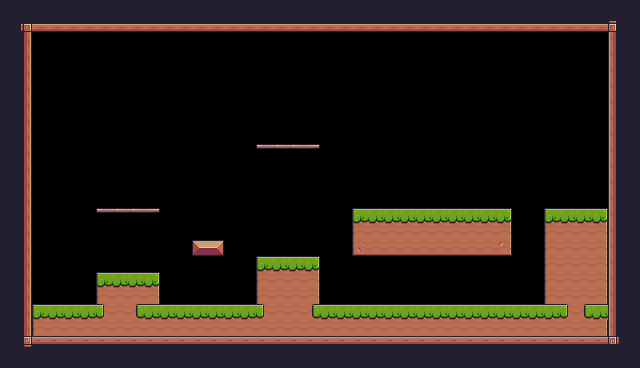

Below is a game level as drawn by its tile map, then a one-line description and the .tmx file that defines it, in full:
An orthogonal 40x23 tile map with 16x16 px tiles, 1 tile layer (Background) and 39 objects (14x Spikes, 10x Fruit, 9x Border, 2x Platform, Player, ...).

<map version="1.10" tiledversion="1.10.2" orientation="orthogonal" renderorder="right-down" width="40" height="23" tilewidth="16" tileheight="16" infinite="0" nextlayerid="4" nextobjectid="64">
 <tileset firstgid="1" source="another_pixelart_platformer.tsx" />
 <layer id="1" name="Background" width="40" height="23">
  <properties>
   <property name="BackgroundColor" value="Yellow" />
  </properties>
  <data encoding="csv">
112,112,112,112,112,112,112,112,112,112,112,112,112,112,112,112,112,112,112,112,112,112,112,112,112,112,112,112,112,112,112,112,112,112,112,112,112,112,112,112,
112,92,134,134,134,134,134,134,134,134,134,134,134,134,134,134,134,134,134,134,134,134,134,134,134,134,134,134,134,134,134,134,134,134,134,134,134,134,93,112,
112,113,0,0,0,0,0,0,0,0,0,0,0,0,0,0,0,0,0,0,0,0,0,0,0,0,0,0,0,0,0,0,0,0,0,0,0,0,111,112,
112,113,0,0,0,0,0,0,0,0,0,0,0,0,0,0,0,0,0,0,0,0,0,0,0,0,0,0,0,0,0,0,0,0,0,0,0,0,111,112,
112,113,0,0,0,0,0,0,0,0,0,0,0,0,0,0,0,0,0,0,0,0,0,0,0,0,0,0,0,0,0,0,0,0,0,0,0,0,111,112,
112,113,0,0,0,0,0,0,0,0,0,0,0,0,0,0,0,0,0,0,0,0,0,0,0,0,0,0,0,0,0,0,0,0,0,0,0,0,111,112,
112,113,0,0,0,0,0,0,0,0,0,0,0,0,0,0,0,0,0,0,0,0,0,0,0,0,0,0,0,0,0,0,0,0,0,0,0,0,111,112,
112,113,0,0,0,0,0,0,0,0,0,0,0,0,0,0,0,0,0,0,0,0,0,0,0,0,0,0,0,0,0,0,0,0,0,0,0,0,111,112,
112,113,0,0,0,0,0,0,0,0,0,0,0,0,0,0,0,0,0,0,0,0,0,0,0,0,0,0,0,0,0,0,0,0,0,0,0,0,111,112,
112,113,0,0,0,0,0,0,0,0,0,0,0,0,0,0,40,41,41,42,0,0,0,0,0,0,0,0,0,0,0,0,0,0,0,0,0,0,111,112,
112,113,0,0,0,0,0,0,0,0,0,0,0,0,0,0,0,0,0,0,0,0,0,0,0,0,0,0,0,0,0,0,0,0,0,0,0,0,111,112,
112,113,0,0,0,0,0,0,0,0,0,0,0,0,0,0,0,0,0,0,0,0,0,0,0,0,0,0,0,0,0,0,0,0,0,0,0,0,111,112,
112,113,0,0,0,0,0,0,0,0,0,0,0,0,0,0,0,0,0,0,0,0,0,0,0,0,0,0,0,0,0,0,0,0,0,0,0,0,111,112,
112,113,0,0,0,0,40,41,41,42,0,0,0,0,0,0,0,0,0,0,0,0,7,8,8,8,8,8,8,8,8,9,0,0,7,8,8,9,111,112,
112,113,0,0,0,0,0,0,0,0,0,0,0,0,0,0,0,0,0,0,0,0,29,30,30,30,30,30,30,30,30,31,0,0,29,30,30,31,111,112,
112,113,0,0,0,0,0,0,0,0,0,0,13,15,0,0,0,0,0,0,0,0,51,52,52,52,52,52,52,52,52,53,0,0,29,30,30,31,111,112,
112,113,0,0,0,0,0,0,0,0,0,0,0,0,0,0,7,8,8,9,0,0,0,0,0,0,0,0,0,0,0,0,0,0,29,30,30,31,111,112,
112,113,0,0,0,0,7,8,8,9,0,0,0,0,0,0,29,30,30,31,0,0,0,0,0,0,0,0,0,0,0,0,0,0,29,30,30,31,111,112,
112,113,0,0,0,0,29,30,30,31,0,0,0,0,0,0,29,30,30,31,0,0,0,0,0,0,0,0,0,0,0,0,0,0,29,30,30,31,111,112,
112,113,7,8,8,8,33,30,32,8,8,8,8,8,8,8,33,30,30,32,8,8,8,8,8,8,8,8,8,8,8,8,8,8,8,33,32,8,111,112,
112,113,29,30,30,30,30,30,30,30,30,30,30,30,30,30,30,30,30,30,30,30,30,30,30,30,30,30,30,30,30,30,30,30,30,30,30,31,111,112,
112,114,90,90,90,90,90,90,90,90,90,90,90,90,90,90,90,90,90,90,90,90,90,90,90,90,90,90,90,90,90,90,90,90,90,90,90,90,115,112,
112,112,112,112,112,112,112,112,112,112,112,112,112,112,112,112,112,112,112,112,112,112,112,112,112,112,112,112,112,112,112,112,112,112,112,112,112,112,112,112
</data>
 </layer>
 <objectgroup id="3" name="Collisions">
  <object id="4" type="Border" x="0" y="32" width="32" height="272" />
  <object id="5" type="Border" x="608" y="32" width="32" height="272" />
  <object id="6" type="Border" x="0" y="0" width="640" height="32" />
  <object id="7" type="Border" x="0" y="304" width="640" height="64" />
  <object id="8" type="Border" x="96" y="272" width="64" height="32" />
  <object id="9" type="Border" x="256" y="256" width="64" height="48" />
  <object id="10" type="Border" x="352" y="208" width="160" height="48" />
  <object id="11" type="Border" x="544" y="208" width="64" height="96" />
  <object id="12" type="Border" x="192" y="240" width="32" height="16" />
  <object id="13" name="Platform" type="Platform" x="96" y="208" width="64" height="16" />
  <object id="16" name="Platform" type="Platform" x="256" y="144" width="64" height="16" />
 </objectgroup>
 <objectgroup id="2" name="SpawnPoints">
  <object id="1" name="Player" type="Player" x="48" y="272" width="32" height="32" />
  <object id="2" name="Saw" type="Saw" x="144" y="288" width="32" height="32">
   <properties>
    <property name="isVertical" type="bool" value="false" />
    <property name="offsetNeg" type="float" value="0" />
    <property name="offsetPos" type="float" value="6" />
   </properties>
  </object>
  <object id="3" name="Chicken" type="Chicken" x="480" y="176" width="32" height="32">
   <properties>
    <property name="offsetNeg" type="float" value="9" />
    <property name="offsetPos" type="float" value="1" />
   </properties>
  </object>
  <object id="36" name="Checkpoint" type="Checkpoint" x="544" y="144" width="64" height="64" />
  <object id="37" name="Strawberry" type="Fruit" x="96" y="176" width="32" height="32" />
  <object id="38" name="Strawberry" type="Fruit" x="128" y="176" width="32" height="32" />
  <object id="42" name="Cherries" type="Fruit" x="192" y="208" width="32" height="32" />
  <object id="43" name="Apple" type="Fruit" x="256" y="112" width="32" height="32" />
  <object id="44" name="Bananas" type="Fruit" x="464" y="144" width="32" height="32" />
  <object id="45" name="Bananas" type="Fruit" x="368" y="144" width="32" height="32" />
  <object id="46" name="Spikes" type="Spikes" x="320" y="288" width="16" height="16" />
  <object id="47" name="Spikes" type="Spikes" x="336" y="288" width="16" height="16" />
  <object id="48" name="Spikes" type="Spikes" x="384" y="288" width="16" height="16" />
  <object id="49" name="Spikes" type="Spikes" x="352" y="288" width="16" height="16" />
  <object id="50" name="Spikes" type="Spikes" x="368" y="288" width="16" height="16" />
  <object id="51" name="Spikes" type="Spikes" x="400" y="288" width="16" height="16" />
  <object id="52" name="Spikes" type="Spikes" x="416" y="288" width="16" height="16" />
  <object id="53" name="Spikes" type="Spikes" x="432" y="288" width="16" height="16" />
  <object id="54" name="Spikes" type="Spikes" x="448" y="288" width="16" height="16" />
  <object id="55" name="Spikes" type="Spikes" x="464" y="288" width="16" height="16" />
  <object id="56" name="Spikes" type="Spikes" x="480" y="288" width="16" height="16" />
  <object id="57" name="Spikes" type="Spikes" x="496" y="288" width="16" height="16" />
  <object id="58" name="Spikes" type="Spikes" x="512" y="288" width="16" height="16" />
  <object id="59" name="Spikes" type="Spikes" x="528" y="288" width="16" height="16" />
  <object id="60" name="Cherries" type="Fruit" x="192" y="176" width="32" height="32" />
  <object id="61" name="Apple" type="Fruit" x="288" y="112" width="32" height="32" />
  <object id="62" name="Apple" type="Fruit" x="272" y="80" width="32" height="32" />
  <object id="63" name="Bananas" type="Fruit" x="416" y="144" width="32" height="32" />
 </objectgroup>
</map>
